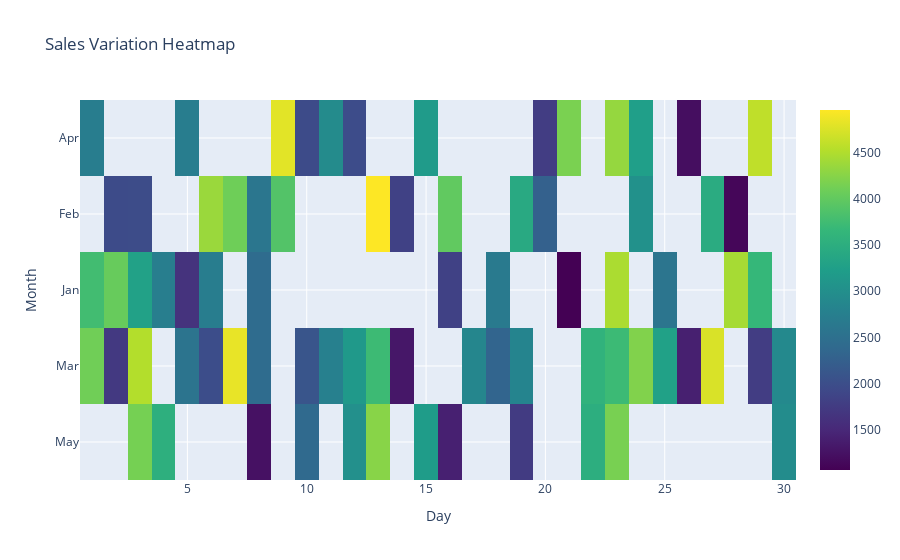

Source (notebook cell):
### Code cell
#Using the sales data, generate a heatmap to visualize the variation in sales across different months and days.

np.random.seed(20)
data = {
    'Month': np.random.choice(['Jan', 'Feb', 'Mar', 'Apr', 'May'], 100),
    'Day': np.random.choice(range(1, 31), 100),
    'Sales': np.random.randint(1000, 5000, 100)
}
df = pd.DataFrame(data)

# Create a pivot table to aggregate sales by month and day
pivot_table = df.pivot_table(index='Month', columns='Day', values='Sales', aggfunc='mean')

# Create a heatmap using Plotly
fig = px.imshow(pivot_table,
                x=pivot_table.columns,
                y=pivot_table.index,
                color_continuous_scale='Viridis',
                title='Sales Variation Heatmap')
fig.update_xaxes(title='Day')
fig.update_yaxes(title='Month')

fig.show()

### Figure 1 — Plotly figure (JSON) as saved in the notebook; plotly's stock layout.template omitted (floating-point values rounded to 4 significant figures; data arrays with more than 128 entries replaced by an {"elided": "..."} marker saying what was removed)
{"data": [{"coloraxis": "coloraxis", "hovertemplate": "Day: %{x}<br>Month: %{y}<br>color: %{z}<extra></extra>", "name": "0", "type": "heatmap", "x": [1, 2, 3, 4, 5, 6, 7, 8, 9, 10, 11, 12, 13, 14, 15, 16, 17, 18, 19, 20, 21, 22, 23, 24, 25, 26, 27, 28, 29, 30], "xaxis": "x", "y": ["Apr", "Feb", "Jan", "Mar", "May"], "yaxis": "y", "z": {"elided": "5x30 float values"}}], "layout": {"autosize": true, "coloraxis": {"colorscale": [[0, "#440154"], [0.1111, "#482878"], [0.2222, "#3e4989"], [0.3333, "#31688e"], [0.4444, "#26828e"], [0.5556, "#1f9e89"], [0.6667, "#35b779"], [0.7778, "#6ece58"], [0.8889, "#b5de2b"], [1, "#fde725"]]}, "title": {"text": "Sales Variation Heatmap"}, "xaxis": {"anchor": "y", "autorange": true, "constrain": "domain", "domain": [0, 1], "range": [0.5, 30.5], "scaleanchor": "y", "title": {"text": "Day"}, "type": "linear"}, "yaxis": {"anchor": "x", "autorange": true, "constrain": "domain", "domain": [0, 1], "range": [4.5, -0.5], "title": {"text": "Month"}, "type": "category"}}}
